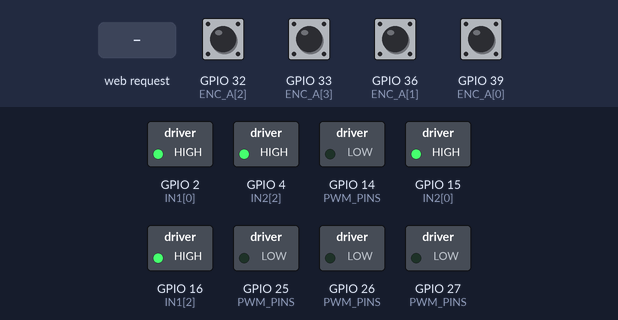
Simulated run of this sketch. Board: ESP32. Parts: switched loads named in the sketch (green lamp = pin HIGH). The test bench sets the inputs (shaded band); at power-on: GPIO 32 (ENC_A[2]), GPIO 33 (ENC_A[3]), GPIO 36 (ENC_A[1]), GPIO 39 (ENC_A[0]) HIGH. What the sketch prints to the serial monitor is not drawn.

Above: at 1.2 s.
1.3 s: HTTP request GET /go received
At 2.8 s:
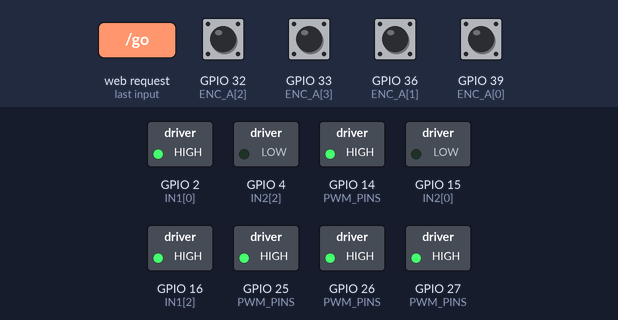
3.9 s: HTTP request GET /set_leftSlider?val=0 received
At 6.1 s:
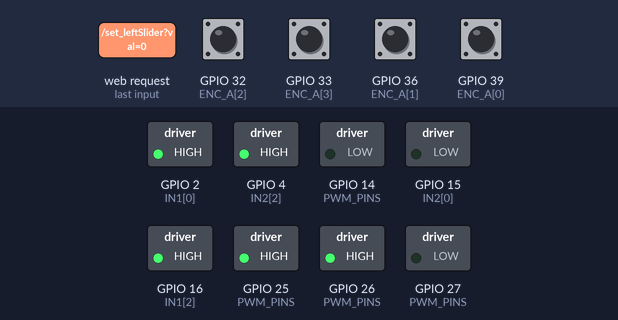
6.4 s: HTTP request GET /set_leftSlider?val=1 received
At 6.9 s:
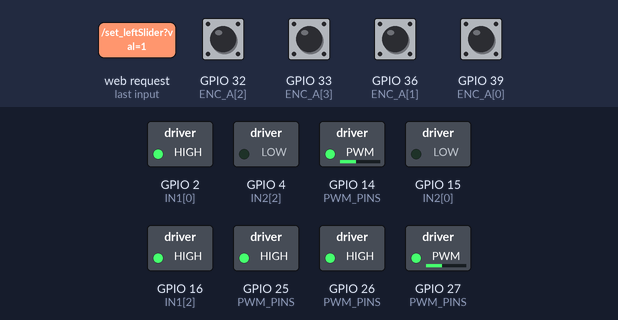
7.9 s: HTTP request GET /set_leftSlider?val=120 received
At 9.7 s:
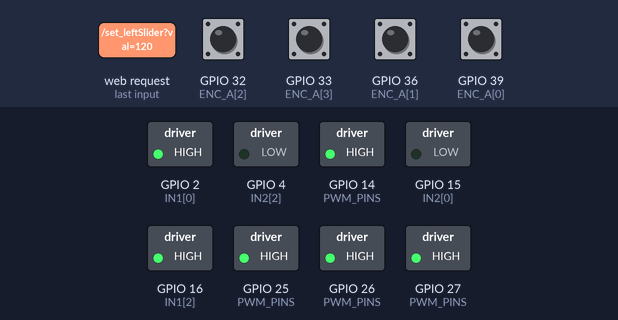
10.4 s: HTTP request GET /set_rightSlider?val=0 received
At 12.4 s:
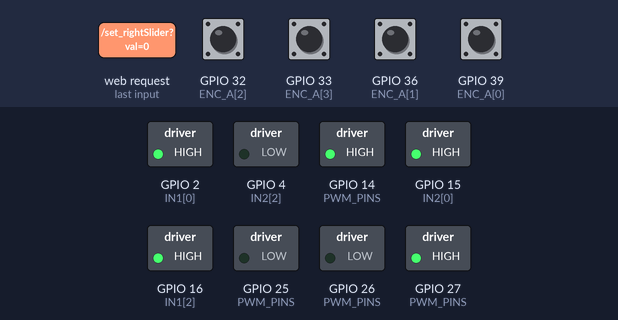
12.9 s: HTTP request GET /set_rightSlider?val=1 received
At 13.2 s:
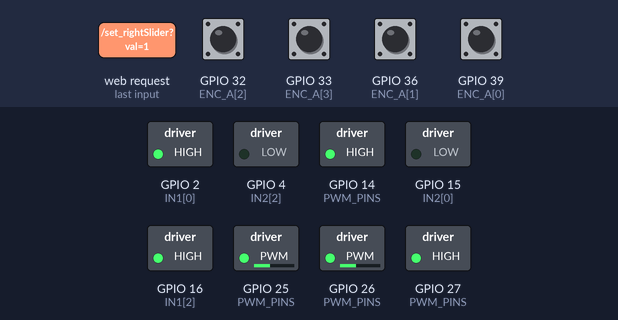
Timing chart, 0 to 31.3 s (numbered marks = the images above; inputs shaded):
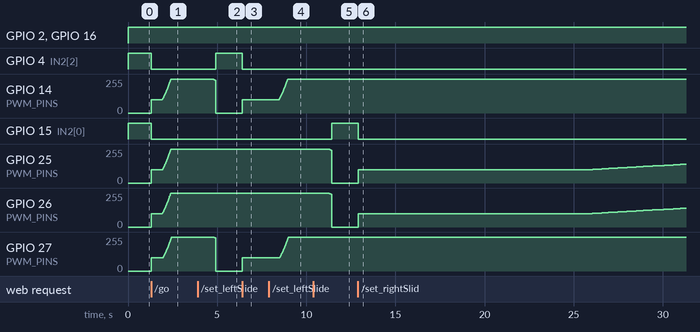

Measured:
- after the input at 1.3 s, GPIO 4 (IN2[2]), GPIO 15 (IN2[0]): HIGH → LOW at once; GPIO 14 (PWM_PINS), GPIO 25 (PWM_PINS), GPIO 26 (PWM_PINS), GPIO 27 (PWM_PINS): moves from 0/255 to 255/255 over 1.1 s, starting at once
- after the input at 6.4 s, GPIO 4 (IN2[2]): HIGH → LOW at once; GPIO 14 (PWM_PINS), GPIO 27 (PWM_PINS): 0/255 → 100/255 at once
- after the input at 7.9 s, GPIO 14 (PWM_PINS): moves from 100/255 to 255/255 over 0.48 s, starting after 0.57 s; GPIO 27 (PWM_PINS): moves from 100/255 to 255/255 over 0.49 s, starting after 0.61 s
- after the input at 12.9 s, GPIO 15 (IN2[0]): HIGH → LOW at once; GPIO 25 (PWM_PINS), GPIO 26 (PWM_PINS): moves from 0/255 to 141/255 over 18.3 s, starting at once

The sketch:

NO_YAW_wifi-slider.ino
```cpp
#include <WiFi.h>
#include <WebServer.h>

#define NUM_MOTORS 4

float left_ref_cmd  = 60.0;
float right_ref_cmd = 60.0;

float left_ref_ramp  = 0.0;
float right_ref_ramp = 0.0;

const float accelLimit = 40.0;
const float decelLimit = 60.0;

bool motorActive = false;

/* ================= USER PARAMETERS ================= */
const float Ts = 0.01;
const float PWM_MAX = 255.0;
const float PWM_MIN = -255.0;
const float DEAD_ZONE = 100.0;
const int COUNTS_PER_REV = 750;

float speed[4] = {0};
float speed_filt[4] = {0};
float speed_prev[4] = {0};

/* Encoder pins */
const int ENC_A[NUM_MOTORS] = {39, 36, 32, 33};
const int ENC_B[NUM_MOTORS] = {34, 35, 21, 19};

/* Motor driver pins */
const int IN1[NUM_MOTORS] = {2, 2, 16, 16};
const int IN2[NUM_MOTORS] = {15, 15, 4, 4};
const int PWM_PINS[NUM_MOTORS] = {25, 26, 27, 14};
const int PWM_CHANNELS[NUM_MOTORS] = {0, 1, 2, 3};
const int PWM_FREQ = 20000;
const int PWM_RES = 8;

/* ================= PI CONTROLLER ================= */
typedef struct {
  float Kp;
  float Ki;
  float ui;
  float e;
  float u;
} PI_Controller;

PI_Controller motorPI[NUM_MOTORS] = {
  {1.53, 7.9, 0, 0, 0},
  {1.621, 7.9, 0, 0, 0},
  {1.247, 7.85, 0, 0, 0},
  {1.579, 7.91, 0, 0, 0}
};

/* ================= WI-FI STATION ================= */
const char* ssid = "ROBOT b NET?";
const char* password = "RoBoT12345678#";

WebServer server(80);

// HTML page with two sliders and Go/Stop buttons
const char htmlPage[] PROGMEM = R"rawliteral(
<!DOCTYPE html>
<html>
<head>
<title>Skid Steer Control</title>
<style>
  label { display:block; margin: 10px 0 5px; }
  button { margin: 5px; padding: 10px; }
</style>
<script>
function sendCmd(cmd){ fetch('/'+cmd); }
function updateSlider(sliderId, displayId){
  var val = document.getElementById(sliderId).value;
  document.getElementById(displayId).innerText = val;
  fetch('/set_'+sliderId+'?val='+val);
}
</script>
</head>
<body>
<h2>Skid Steer Motor Control</h2>
<button onclick="sendCmd('go')">GO</button>
<button onclick="sendCmd('stop')">STOP</button>

<label for="leftSlider">Left Motor Command: <span id="leftVal">60</span></label>
<input type="range" id="leftSlider" min="-150" max="150" value="60" oninput="updateSlider('leftSlider','leftVal')">

<label for="rightSlider">Right Motor Command: <span id="rightVal">60</span></label>
<input type="range" id="rightSlider" min="-150" max="150" value="60" oninput="updateSlider('rightSlider','rightVal')">

</body>
</html>
)rawliteral";

/* ================= ENCODER VARIABLES ================= */
volatile long encoderCount[NUM_MOTORS] = {0};

/* ================= QUADRATURE ISR ================= */
void IRAM_ATTR encoderISR(int id) {
  bool A = digitalRead(ENC_A[id]);
  bool B = digitalRead(ENC_B[id]);
  if (A == B) encoderCount[id]++;
  else encoderCount[id]--;
}

void IRAM_ATTR encoderISR0() { encoderISR(0); }
void IRAM_ATTR encoderISR1() { encoderISR(1); }
void IRAM_ATTR encoderISR2() { encoderISR(2); }
void IRAM_ATTR encoderISR3() { encoderISR(3); }

/* ================= UTILITY FUNCTIONS ================= */
float saturate(float u) {
  if(u>PWM_MAX) return PWM_MAX;
  if(u<PWM_MIN) return PWM_MIN;
  return u;
}

float deadZoneCompensation(float u) {
  if(u>0 && u<DEAD_ZONE) return DEAD_ZONE;
  if(u<0 && u>-DEAD_ZONE) return -DEAD_ZONE;
  return u;
}

/* ================= DISCRETE PI CONTROLLER ================= */
float PI_Update(PI_Controller *c, float reference, float feedback) {
  c->e = reference - feedback;
  float up = c->Kp * c->e;
  float ui_new = c->ui + (c->Ki * Ts * c->e);
  float u_unsat = up + ui_new;
  float u_sat = saturate(u_unsat);
  if(u_unsat == u_sat) c->ui = ui_new;
  u_sat = deadZoneCompensation(u_sat);
  c->u = u_sat;
  return c->u;
}

/* ================= SPEED COMPUTATION ================= */
float readEncoderSpeed(int motorID) {
  static long lastCount[NUM_MOTORS] = {0};
  long count = encoderCount[motorID];
  long delta = count - lastCount[motorID];
  lastCount[motorID] = count;
  float rpm = (delta/(float)COUNTS_PER_REV)*(60.0/Ts);
  speed_filt[motorID] = 0.9*speed_filt[motorID] + 0.05*rpm + 0.05*speed_prev[motorID];
  speed_prev[motorID] = speed_filt[motorID];
  return speed_filt[motorID];
}

/* ================= MOTOR DRIVER ================= */
void setMotorPWM(int motorID, float pwmValue) {
  int pwm = abs((int)pwmValue);
  pwm = constrain(pwm,0,255);
  if(pwmValue > 0){ digitalWrite(IN1[motorID],HIGH); digitalWrite(IN2[motorID],LOW); }
  else if(pwmValue < 0){ digitalWrite(IN1[motorID],LOW); digitalWrite(IN2[motorID],HIGH); }
  else{ digitalWrite(IN1[motorID],HIGH); digitalWrite(IN2[motorID],HIGH); }
  ledcWrite(PWM_PINS[motorID], pwm);
}

/* ================= RAMP FUNCTION ================= */
float rampToTarget(float current, float target, float accelStep, float decelStep) {
  float delta = target - current;
  bool sameDirection = (current*target) > 0;
  bool increasingMagnitude = abs(target) > abs(current);
  float stepLimit = (sameDirection && increasingMagnitude) ? accelStep : decelStep;
  if(delta > stepLimit) delta = stepLimit;
  if(delta < -stepLimit) delta = -stepLimit;
  return current + delta;
}

/* ================= SETUP ================= */
void setup() {
  Serial.begin(115200);

  for(int i=0;i<NUM_MOTORS;i++){
    pinMode(IN1[i],OUTPUT);
    pinMode(IN2[i],OUTPUT);
    ledcAttachChannel(PWM_PINS[i],PWM_FREQ,PWM_RES,PWM_CHANNELS[i]);
    pinMode(ENC_A[i],INPUT_PULLUP);
    pinMode(ENC_B[i],INPUT_PULLUP);
  }

  attachInterrupt(digitalPinToInterrupt(ENC_A[0]),encoderISR0,CHANGE);
  attachInterrupt(digitalPinToInterrupt(ENC_A[1]),encoderISR1,CHANGE);
  attachInterrupt(digitalPinToInterrupt(ENC_A[2]),encoderISR2,CHANGE);
  attachInterrupt(digitalPinToInterrupt(ENC_A[3]),encoderISR3,CHANGE);

  // Wi-Fi
  // Wi-Fi Access Point
  WiFi.mode(WIFI_AP);
  WiFi.softAP(ssid, password);

  Serial.println("Access Point Started");
  Serial.print("ESP32 AP IP: ");
  Serial.println(WiFi.softAPIP());


  // Webserver routes
  server.on("/", [](){ server.send(200,"text/html",htmlPage); });
  server.on("/go",   [](){ motorActive=true; server.send(200,"text/plain","OK"); });
  server.on("/stop", [](){ motorActive=false; for(int i=0;i<NUM_MOTORS;i++) motorPI[i].ui=0; server.send(200,"text/plain","OK"); });
  server.on("/set_leftSlider",  [](){ if(server.hasArg("val")) left_ref_cmd  = server.arg("val").toFloat(); server.send(200,"text/plain","OK"); });
  server.on("/set_rightSlider", [](){ if(server.hasArg("val")) right_ref_cmd = server.arg("val").toFloat(); server.send(200,"text/plain","OK"); });
  server.begin();
}

/* ================= MAIN LOOP ================= */
void loop() {
  server.handleClient();

  static unsigned long lastTime=0;
  unsigned long now=millis();
  if(now-lastTime >= Ts*1000){
    lastTime=now;

    float accelStep = accelLimit*Ts;
    float decelStep = decelLimit*Ts;

    if(motorActive){
      left_ref_ramp  = rampToTarget(left_ref_ramp, left_ref_cmd, accelStep, decelStep);
      right_ref_ramp = rampToTarget(right_ref_ramp, right_ref_cmd, accelStep, decelStep);
    } else {
      left_ref_ramp=0; right_ref_ramp=0;
    }

    for(int i=0;i<NUM_MOTORS;i++) speed[i] = readEncoderSpeed(i);

    for(int i=0;i<NUM_MOTORS;i++){
      float reference;
      if(i==1 || i==0) reference=right_ref_ramp;
      else reference=left_ref_ramp;

      if(abs(reference)<0.5){ setMotorPWM(i,0); motorPI[i].ui=0; }
      else setMotorPWM(i, PI_Update(&motorPI[i], reference, speed[i]));
    }

    // Optional serial print
    Serial.print(speed[1]);Serial.print(" ");
    Serial.print(speed[0]);Serial.print(" ");
    Serial.print(speed[3]);Serial.print(" ");
    Serial.print(speed[2]);Serial.print(" ");
    Serial.print(right_ref_ramp);Serial.print(" ");
    Serial.println(left_ref_ramp);
  }
}
```
